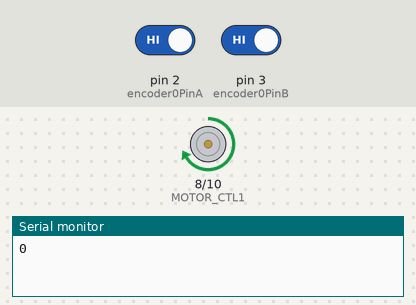
The sketch below on a simulated Arduino Uno, built with avr-gcc and run on an emulated ATmega328P. On the bench: motor-driver pin pairs drawn as motors (green arrow = first pin HIGH = forward, orange = second pin HIGH = backward, longer = more drive, scaled by the enable pin), the last lines printed to the serial monitor. Inputs (shaded band) come from the test bench; at power-on: pin 2 (encoder0PinA) HIGH, pin 3 (encoder0PinB) HIGH.

Above: at 1.0 s.
At 3.05 s:
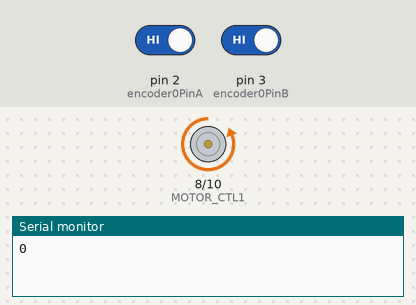
At 5.6 s:
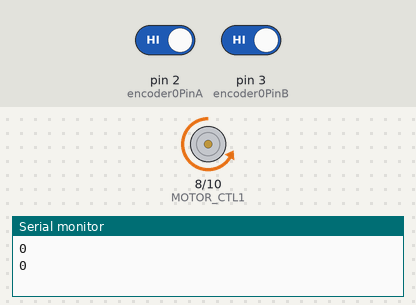
Timing chart, 0 to 7.1 s (numbered marks = the images above):
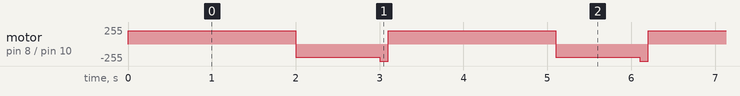

The sketch:

encoder1.ino
```cpp
//PIN's definition
#define encoder0PinA  2
#define encoder0PinB  3

# define MOTOR_CTL1 8
# define MOTOR_CTL2 10
# define MOTOR_PWM 9


volatile int encoder0Pos = 0;
volatile boolean PastA = 0;
volatile boolean PastB = 0;

void setup()
{
  Serial.begin(9600);
  pinMode(encoder0PinA, INPUT);
  //turn on pullup resistor
  //digitalWrite(encoder0PinA, HIGH); //ONLY FOR SOME ENCODER(MAGNETIC)!!!!
  pinMode(encoder0PinB, INPUT);
  //turn on pullup resistor
  //digitalWrite(encoder0PinB, HIGH); //ONLY FOR SOME ENCODER(MAGNETIC)!!!!
  PastA = (boolean)digitalRead(encoder0PinA); //initial value of channel A;
  PastB = (boolean)digitalRead(encoder0PinB); //and channel B

//To speed up even more, you may define manually the ISRs
// encoder A channel on interrupt 0 (arduino's pin 2)
  attachInterrupt(0, doEncoderA, RISING);
// encoder B channel pin on interrupt 1 (arduino's pin 3)
  attachInterrupt(1, doEncoderB, CHANGE);

  pinMode ( MOTOR_CTL1 , OUTPUT ) ;
  pinMode ( MOTOR_CTL2 , OUTPUT ) ;

  pinMode ( MOTOR_PWM , OUTPUT ) ;

}


void loop()
{
 Serial.println(encoder0Pos);
 digitalWrite ( MOTOR_CTL1 , HIGH ) ;
 digitalWrite ( MOTOR_CTL2 , LOW ) ;
// PWM para controlar velocidad
 analogWrite ( MOTOR_PWM , 200) ;
 delay (2000) ;
// Cambiar sentido de giro
 digitalWrite ( MOTOR_CTL1 , LOW ) ;
 digitalWrite ( MOTOR_CTL2 , HIGH ) ;
 delay (1000) ;
 analogWrite ( MOTOR_PWM , 255) ; // Velocidad Max
 delay (100) ;
}

//you may easily modify the code  get quadrature..
//..but be sure this whouldn't let Arduino back!

void doEncoderA()
{
     PastB ? encoder0Pos--:  encoder0Pos++;
}

void doEncoderB()
{
     PastB = !PastB;
}
```

Measured:
- by itself, motor on pin 8 (MOTOR_CTL1) / pin 10 (MOTOR_CTL2): repeats every 3.1 s: backward 200/255 1.0 s, backward 255/255 0.10 s, forward 200/255 2.0 s
